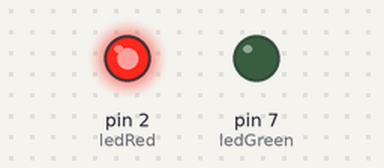
Bench run of a sketch on a simulated Arduino Uno, built with avr-gcc and run on an emulated ATmega328P. On the bench: output pins drawn as LEDs (lit = HIGH).

Above: at 1.0 s.
At 3.0 s:
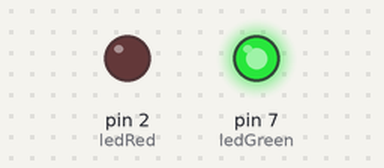
Timing chart, 0 to 5.2 s (numbered marks = the images above):
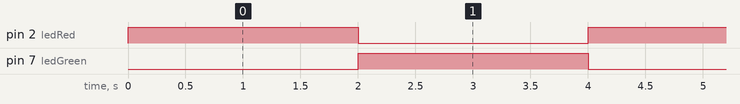

The sketch:

arduino_1.ino
```cpp
#define ledRed 2
#define ledGreen 7

void setup() {

pinMode(ledRed, OUTPUT);
pinMode(ledGreen, OUTPUT);
}

void loop() {

digitalWrite(ledRed, HIGH);
delay(2000);
digitalWrite(ledRed, LOW);
digitalWrite(ledGreen, HIGH);
delay(2000);
digitalWrite(ledGreen, LOW);
}
```

Measured:
- by itself, pin 2 (ledRed), pin 7 (ledGreen): alternates HIGH for 2.0 s and LOW for 2.0 s
- by itself, everything shown: repeats every 4.0 s, in 3 steps
